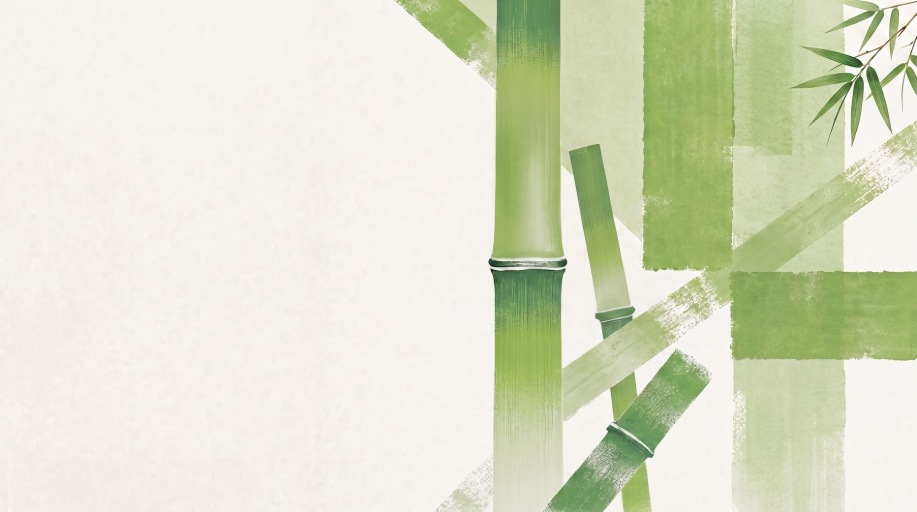
#> input picture references/styles/ink-bamboo/assets/bamboo-bg.jpg, 2750 x 1536 px, given in place of media_1787757924368.png, which was not available (shown at 1/3 size)
$ python create_clean_calligraphy_bg.py
#> lines starting #> are read from the running program, lines starting #| are printed output that depends on the picture; after the words box and inside, x2 and y2 are one past the last pixel; in counts of white or black regions, pixels touching at a corner belong together; pictures that were not available may be replaced by others from this repository, and a replacement may not be noted
from pathlib import Path
from PIL import Image
import numpy as np

def make_perfect_calligraphy_bg():
    assets_dir = Path(__file__).resolve().parents[1] / 'styles' / 'ink-calligraphy' / 'assets'
    assets_dir.mkdir(parents=True, exist_ok=True)

    p1 = r'C:\Users\mailwmj\.gemini\antigravity\brain\222781ed-da9e-4964-814c-14f36b75b0e4\.user_uploaded\media_1787757924368.png'
    p2 = r'C:\Users\mailwmj\.gemini\antigravity\brain\222781ed-da9e-4964-814c-14f36b75b0e4\.user_uploaded\media_1787758134583.png'

    im1 = Image.open(p1).convert('RGBA') # "蓬莱" with dry brush
    im2 = Image.open(p2).convert('RGBA') # "三国" with ink splatters
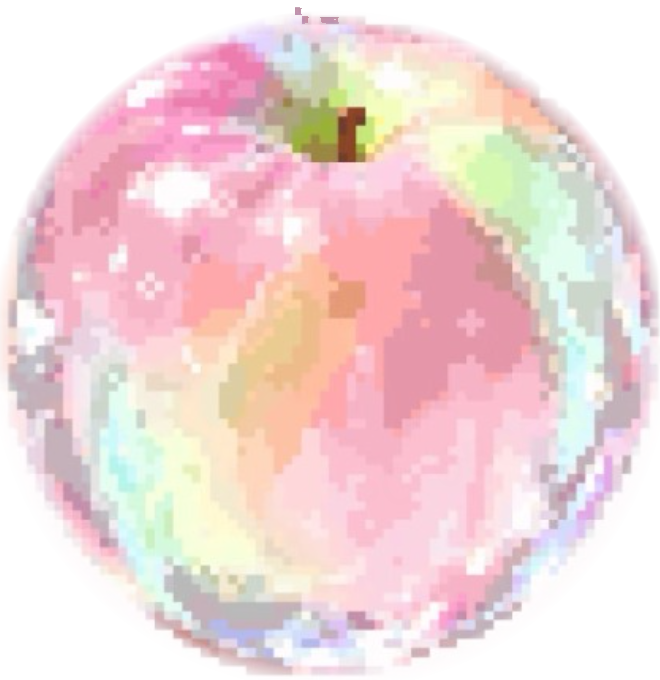
#> input picture references/styles/pixel-crystal/apple.png, 660 x 680 px, given in place of media_1787758134583.png, which was not available
#> im2 is the input picture: PIL image 660x680 RGBA; mean R, G, B, A 238.4, 209.3, 210.5, 193

    width, height = 2560, 1440
    # Base warm raw Xuan paper: #F5F2EB
    bg = Image.new('RGB', (width, height), (245, 242, 235))
    bg_arr = np.array(bg, dtype=np.float32)

    # 1. Mulberry paper grain
    np.random.seed(42)
    grain = np.random.normal(0, 1.8, (height, width, 3))
    bg_arr = np.clip(bg_arr + grain, 0, 255).astype(np.uint8)
    bg = Image.fromarray(bg_arr, mode='RGB').convert('RGBA')
#> bg: PIL image 2560x1440 RGBA

    # 2. Process im1 ("蓬莱" master dry brush strokes)
    arr1 = np.array(im1, dtype=np.float32)
    lum1 = 0.299 * arr1[:, :, 0] + 0.587 * arr1[:, :, 1] + 0.114 * arr1[:, :, 2]
    paper_lum = 232.0
    ink_mask1 = np.clip((paper_lum - lum1) / 185.0, 0.0, 1.0)
    ink_mask1 = np.power(ink_mask1, 1.1)

    stroke_r = np.full_like(lum1, 20.0)
    stroke_g = np.full_like(lum1, 19.0)
    stroke_b = np.full_like(lum1, 18.0)
    stroke_a = ink_mask1 * 255.0

    red_diff = arr1[:, :, 0] - np.maximum(arr1[:, :, 1], arr1[:, :, 2])
    is_seal = (red_diff > 25.0) & (arr1[:, :, 0] > 120.0)
#> is_seal: shape (1536, 2750) bool; every value is 0
    stroke_r[is_seal] = 194.0 # #C23531
    stroke_g[is_seal] = 53.0
    stroke_b[is_seal] = 49.0
    stroke_a[is_seal] = np.clip(red_diff[is_seal] / 80.0, 0.2, 1.0) * 255.0

    clean_stroke1 = Image.fromarray(np.stack([stroke_r, stroke_g, stroke_b, stroke_a], axis=2).astype(np.uint8), mode='RGBA')

    # 3. Process im2 ("三国" ink splatters & bold calligraphy)
    arr2 = np.array(im2, dtype=np.float32)
    lum2 = 0.299 * arr2[:, :, 0] + 0.587 * arr2[:, :, 1] + 0.114 * arr2[:, :, 2]
    paper_lum2 = 240.0
    ink_mask2 = np.clip((paper_lum2 - lum2) / 190.0, 0.0, 1.0)
    ink_mask2 = np.power(ink_mask2, 1.1)

    stroke_r2 = np.full_like(lum2, 20.0)
    stroke_g2 = np.full_like(lum2, 19.0)
    stroke_b2 = np.full_like(lum2, 18.0)
    stroke_a2 = ink_mask2 * 255.0

    red_diff2 = arr2[:, :, 0] - np.maximum(arr2[:, :, 1], arr2[:, :, 2])
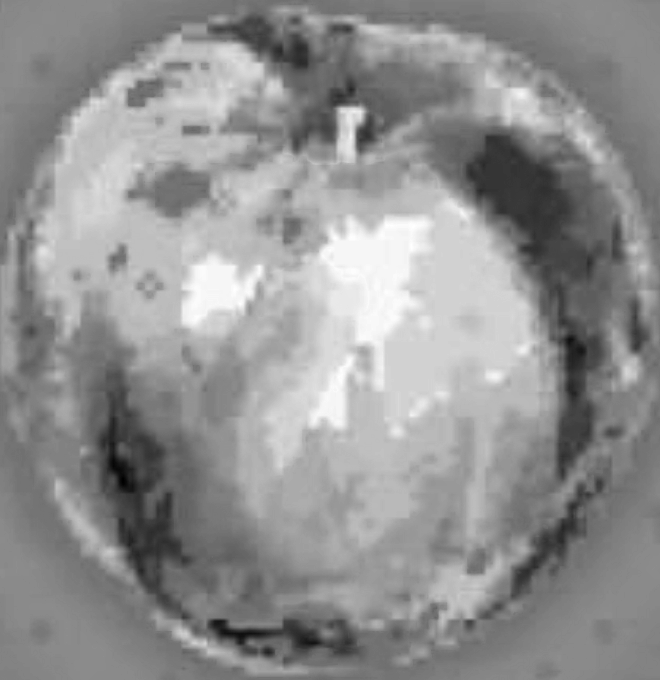
#> red_diff2: shape (680, 660) float32; min -69, max 88, mean 20.8; drawn with min black and max white
    is_seal2 = (red_diff2 > 25.0) & (arr2[:, :, 0] > 120.0)
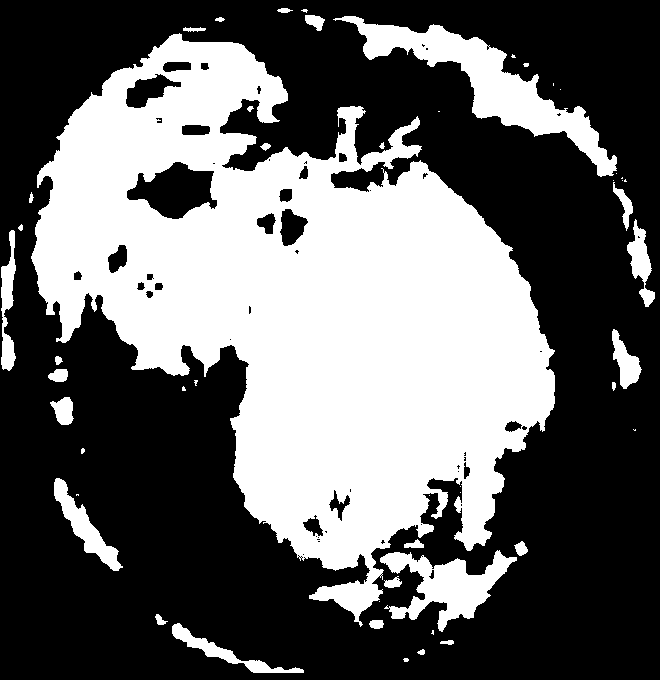
#> is_seal2: shape (680, 660) bool; 39.3% white; 51 white regions (21 under 20 px), largest, box (x1, y1, x2, y2) and area: (31, 33, 555, 627) 153499, (333, 16, 617, 177) 9872, (380, 550, 517, 632) 4606
    stroke_r2[is_seal2] = 194.0
    stroke_g2[is_seal2] = 53.0
    stroke_b2[is_seal2] = 49.0
    stroke_a2[is_seal2] = np.clip(red_diff2[is_seal2] / 80.0, 0.2, 1.0) * 255.0
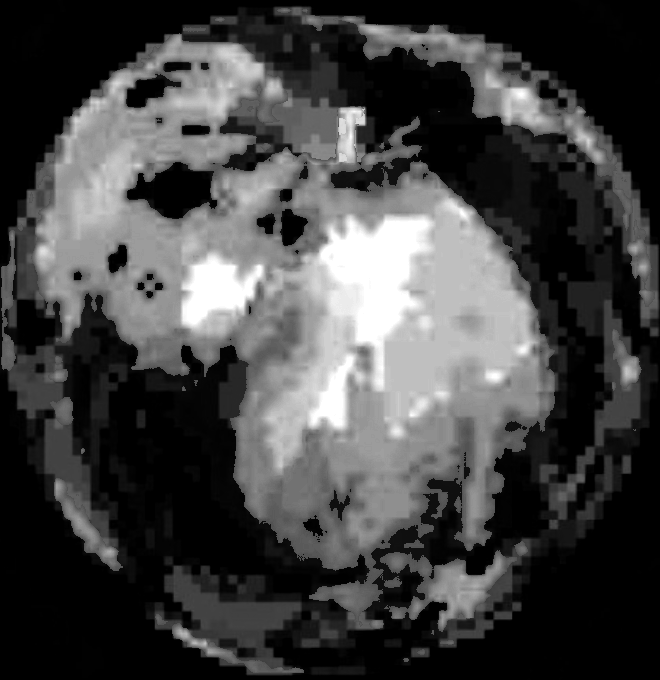
#> stroke_a2: shape (680, 660) float32; min 0, max 255, mean 68.5

    clean_stroke2 = Image.fromarray(np.stack([stroke_r2, stroke_g2, stroke_b2, stroke_a2], axis=2).astype(np.uint8), mode='RGBA')
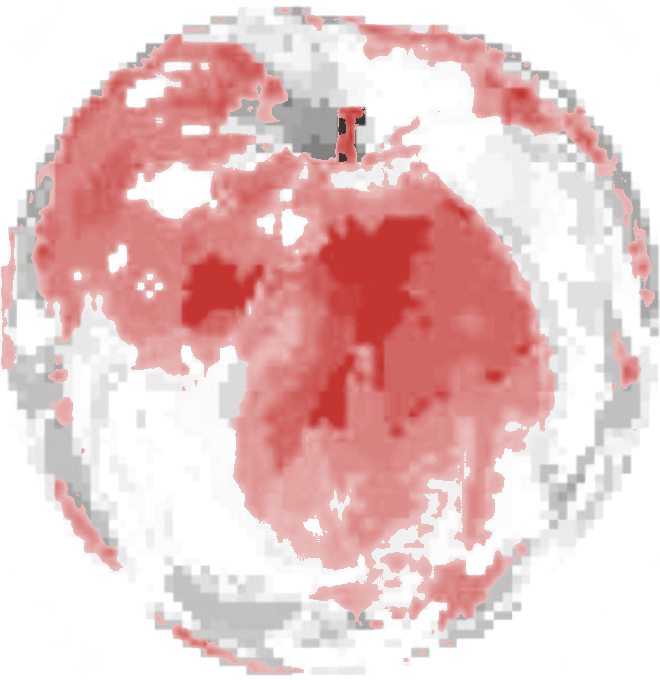
#> clean_stroke2: PIL image 660x680 RGBA; mean R, G, B, A 88.4, 32.4, 30.2, 68.2; transparent parts drawn white

    # 4. Composite onto canvas:
    # Right flank: Large sweeping calligraphy with feibai extending from x = 1750 to 2550
    w1 = 1100
    h1 = int(w1 * clean_stroke1.height / clean_stroke1.width)
#> h1 = 614
    s1_placed = clean_stroke1.resize((w1, h1), Image.Resampling.LANCZOS)
    s1_arr = np.array(s1_placed, dtype=np.float32)
    s1_arr[:, :, 3] = s1_arr[:, :, 3] * 0.48 # 48% clear visibility
    s1_faded = Image.fromarray(s1_arr.astype(np.uint8), mode='RGBA')
    bg.paste(s1_faded, (width - w1 + 180, 20), s1_faded)

    # Left flank: Sweeping calligraphy & splatters from x = -60 to 700
    w2 = 900
    h2 = int(w2 * clean_stroke2.height / clean_stroke2.width)
#> h2 = 927
    s2_placed = clean_stroke2.resize((w2, h2), Image.Resampling.LANCZOS)
    s2_arr = np.array(s2_placed, dtype=np.float32)
    s2_arr[:, :, 3] = s2_arr[:, :, 3] * 0.42 # 42% visibility
    s2_faded = Image.fromarray(s2_arr.astype(np.uint8), mode='RGBA')
    bg.paste(s2_faded, (-40, height - h2 + 20), s2_faded)

    # Top-left subtle ink splatters
    w_sp = 600
    h_sp = int(w_sp * clean_stroke2.height / clean_stroke2.width)
#> h_sp = 618
    sp_placed = clean_stroke2.resize((w_sp, h_sp), Image.Resampling.LANCZOS)
    sp_arr = np.array(sp_placed, dtype=np.float32)
    sp_arr[:, :, 3] = sp_arr[:, :, 3] * 0.28
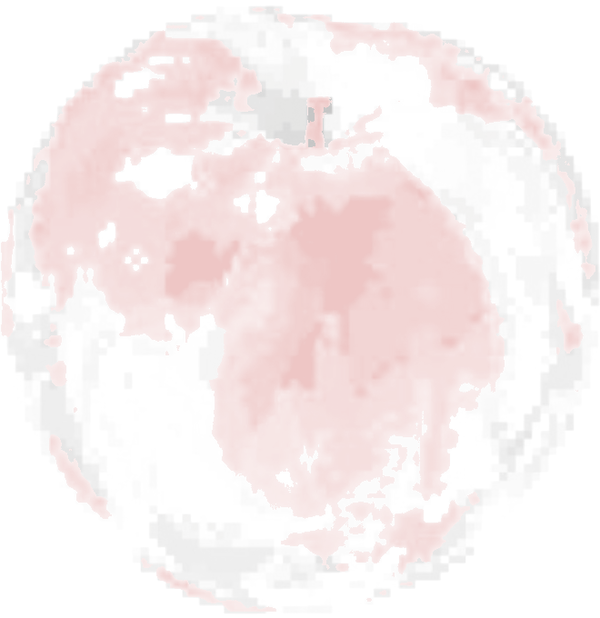
#> sp_arr: shape (618, 600, 4) float32; mean R, G, B, A 82, 25.2, 23.2, 19.1; transparent parts drawn white
    sp_faded = Image.fromarray(sp_arr.astype(np.uint8), mode='RGBA')
    bg.paste(sp_faded, (-100, -30), sp_faded)
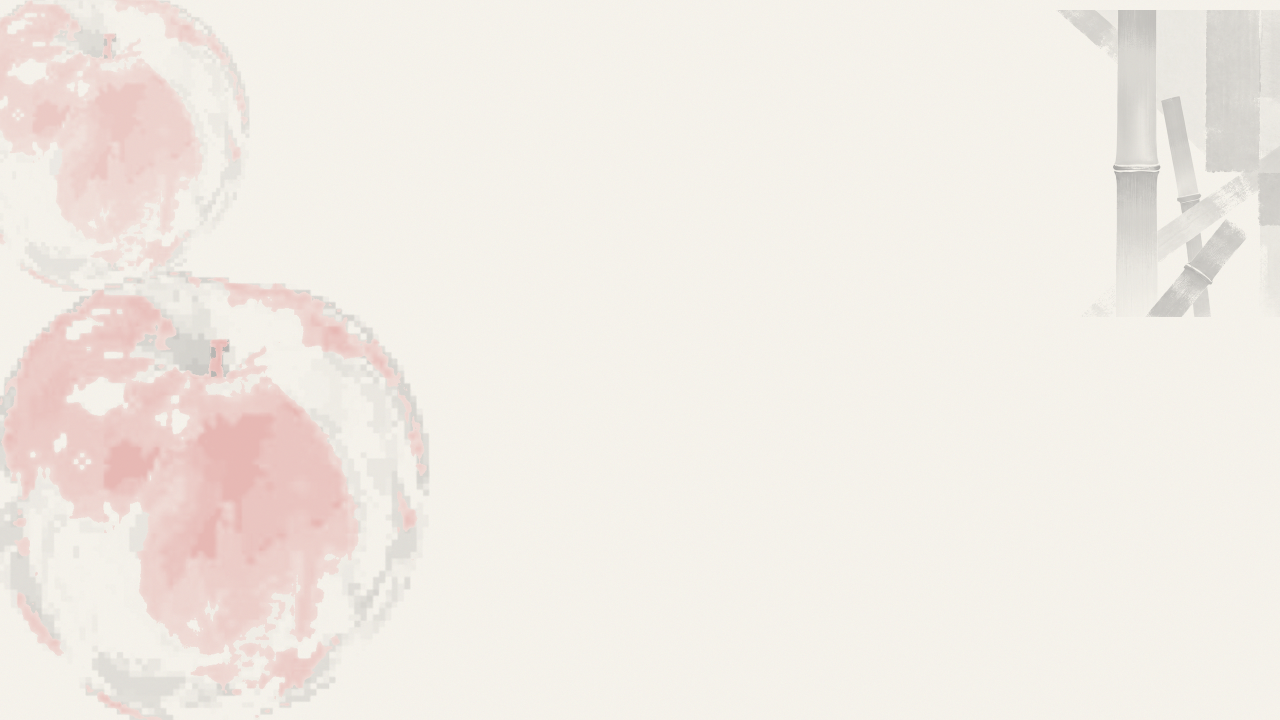
#> bg: PIL image 2560x1440 RGBA (shown at 1/2 size); mean R, G, B, A 240.9, 234.1, 227.3, 247.6; transparent parts drawn white

    # Save
    final_bg = bg.convert('RGB')
    bg_jpg_path = assets_dir / "calligraphy-bg.jpg"
    final_bg.save(bg_jpg_path, format="JPEG", quality=93, optimize=True)
    print(f"Generated {bg_jpg_path} ({bg_jpg_path.stat().st_size // 1024} KB)")

if __name__ == '__main__':
    make_perfect_calligraphy_bg()
